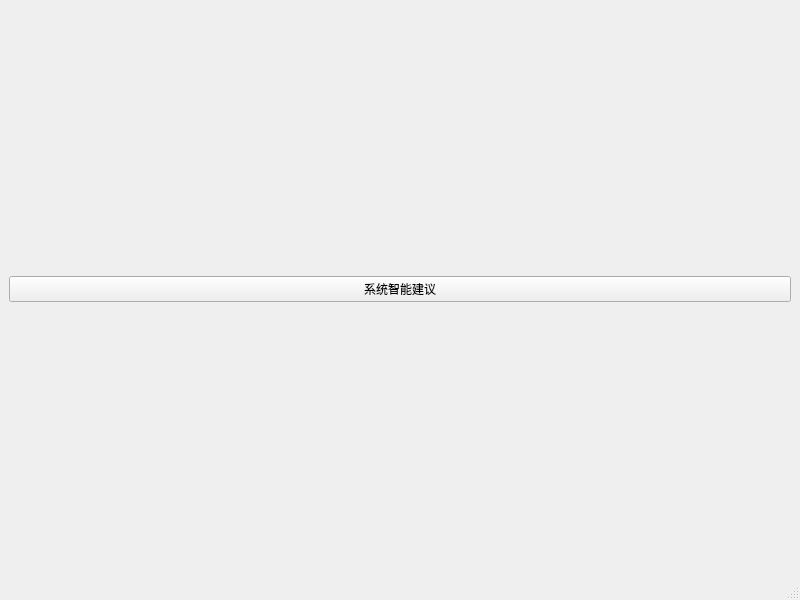
<?xml version="1.0" encoding="UTF-8"?>
<ui version="4.0">
 <class>SystemWindow</class>
 <widget class="QMainWindow" name="SystemWindow">
  <property name="geometry">
   <rect>
    <x>0</x>
    <y>0</y>
    <width>800</width>
    <height>600</height>
   </rect>
  </property>
  <property name="windowTitle">
   <string>系统智能建议</string>
  </property>
  <widget class="QWidget" name="centralwidget">
   <layout class="QVBoxLayout" name="verticalLayout">
    <item>
     <widget class="QPushButton" name="btnSystemSuggestion">
      <property name="text">
       <string>系统智能建议</string>
      </property>
     </widget>
    </item>
   </layout>
  </widget>
  <widget class="QMenuBar" name="menubar"/>
  <widget class="QStatusBar" name="statusbar"/>
 </widget>
 <resources/>
 <connections/>
</ui>
